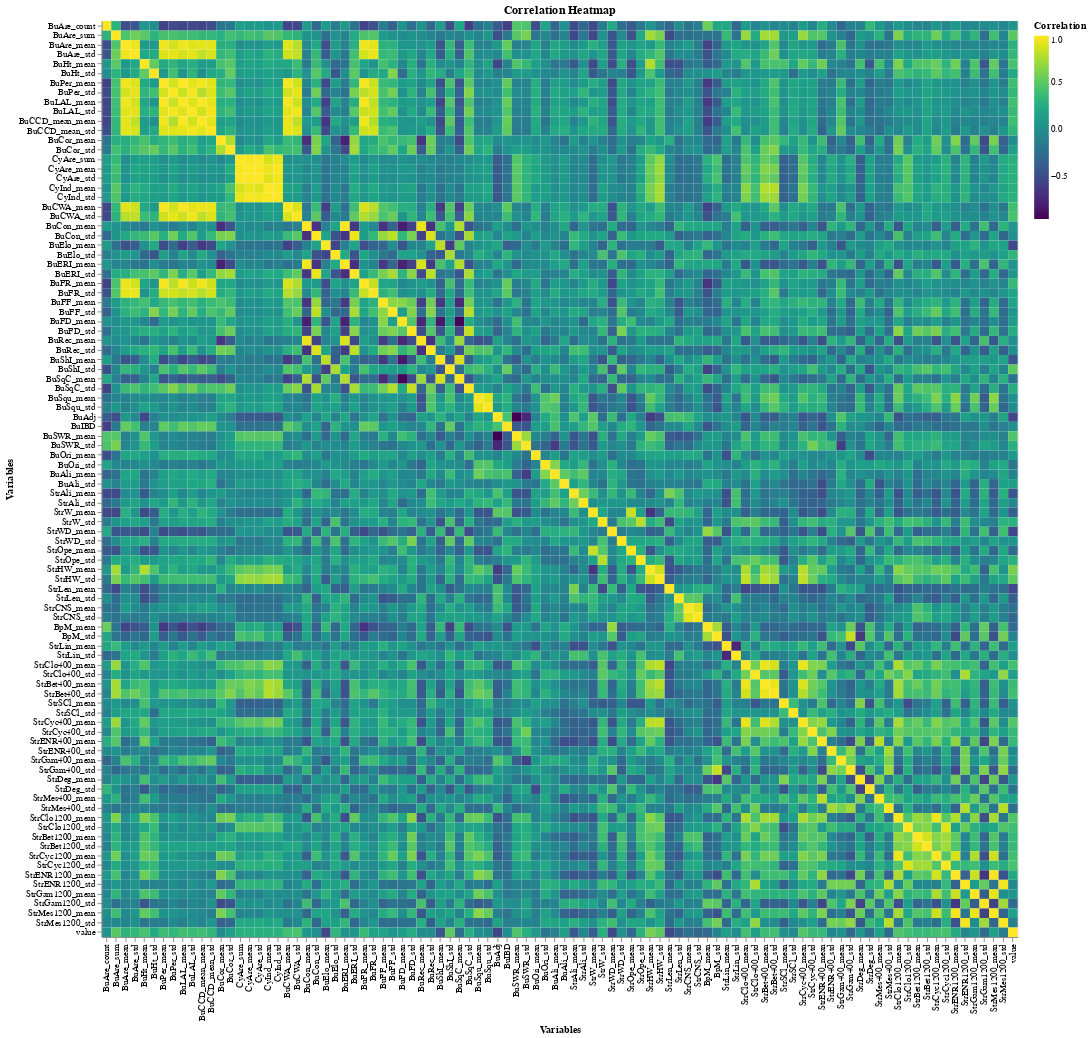

Source (notebook cell):
### Code cell
long_df = corr.reset_index().melt(id_vars='index', var_name='Variable', value_name='Correlation')

# Create the heatmap using Altair
heatmap = alt.Chart(long_df).mark_rect().encode(
    x=alt.X('index:N', title='Variables', sort=None),  # Column names
    y=alt.Y('Variable:N', title='Variables', sort=None),  # Row names
    color=alt.Color('Correlation:Q', scale=alt.Scale(scheme='viridis'), title='Correlation'),
    tooltip=['index', 'Variable', 'Correlation']  # Tooltips for interactivity
).properties(
    width=1000,
    height=1000,
    title='Correlation Heatmap'
).interactive()

# Display the heatmap
heatmap.show()

### Figure 1 — Vega specification as saved in the notebook (floating-point values rounded to 4 significant figures; data arrays with more than 128 entries replaced by an {"elided": "..."} marker saying what was removed)
{"$schema": "https://vega.github.io/schema/vega/v5.json", "data": [{"name": "param_1_store"}, {"name": "source_0", "values": {"elided": "9216 records"}}, {"name": "source_0_x_domain_index", "values": [{"index": "BuAre_count"}, {"index": "BuAre_sum"}, {"index": "BuAre_mean"}, {"index": "BuAre_std"}, {"index": "BuHt_mean"}, {"index": "BuHt_std"}, {"index": "BuPer_mean"}, {"index": "BuPer_std"}, {"index": "BuLAL_mean"}, {"index": "BuLAL_std"}, {"index": "BuCCD_mean_mean"}, {"index": "BuCCD_mean_std"}, {"index": "BuCor_mean"}, {"index": "BuCor_std"}, {"index": "CyAre_sum"}, {"index": "CyAre_mean"}, {"index": "CyAre_std"}, {"index": "CyInd_mean"}, {"index": "CyInd_std"}, {"index": "BuCWA_mean"}, {"index": "BuCWA_std"}, {"index": "BuCon_mean"}, {"index": "BuCon_std"}, {"index": "BuElo_mean"}, {"index": "BuElo_std"}, {"index": "BuERI_mean"}, {"index": "BuERI_std"}, {"index": "BuFR_mean"}, {"index": "BuFR_std"}, {"index": "BuFF_mean"}, {"index": "BuFF_std"}, {"index": "BuFD_mean"}, {"index": "BuFD_std"}, {"index": "BuRec_mean"}, {"index": "BuRec_std"}, {"index": "BuShI_mean"}, {"index": "BuShI_std"}, {"index": "BuSqC_mean"}, {"index": "BuSqC_std"}, {"index": "BuSqu_mean"}, {"index": "BuSqu_std"}, {"index": "BuAdj"}, {"index": "BuIBD"}, {"index": "BuSWR_mean"}, {"index": "BuSWR_std"}, {"index": "BuOri_mean"}, {"index": "BuOri_std"}, {"index": "BuAli_mean"}, {"index": "BuAli_std"}, {"index": "StrAli_mean"}, {"index": "StrAli_std"}, {"index": "StrW_mean"}, {"index": "StrW_std"}, {"index": "StrWD_mean"}, {"index": "StrWD_std"}, {"index": "StrOpe_mean"}, {"index": "StrOpe_std"}, {"index": "StrHW_mean"}, {"index": "StrHW_std"}, {"index": "StrLen_mean"}, {"index": "StrLen_std"}, {"index": "StrCNS_mean"}, {"index": "StrCNS_std"}, {"index": "BpM_mean"}, {"index": "BpM_std"}, {"index": "StrLin_mean"}, {"index": "StrLin_std"}, {"index": "StrClo400_mean"}, {"index": "StrClo400_std"}, {"index": "StrBet400_mean"}, {"index": "StrBet400_std"}, {"index": "StrSCl_mean"}, {"index": "StrSCl_std"}, {"index": "StrCyc400_mean"}, {"index": "StrCyc400_std"}, {"index": "StrENR400_mean"}, {"index": "StrENR400_std"}, {"index": "StrGam400_mean"}, {"index": "StrGam400_std"}, {"index": "StrDeg_mean"}, {"index": "StrDeg_std"}, {"index": "StrMes400_mean"}, {"index": "StrMes400_std"}, {"index": "StrClo1200_mean"}, {"index": "StrClo1200_std"}, {"index": "StrBet1200_mean"}, {"index": "StrBet1200_std"}, {"index": "StrCyc1200_mean"}, {"index": "StrCyc1200_std"}, {"index": "StrENR1200_mean"}, {"index": "StrENR1200_std"}, {"index": "StrGam1200_mean"}, {"index": "StrGam1200_std"}, {"index": "StrMes1200_mean"}, {"index": "StrMes1200_std"}, {"index": "value"}]}, {"name": "source_0_y_domain_Variable", "values": [{"Variable": "BuAre_count"}, {"Variable": "BuAre_sum"}, {"Variable": "BuAre_mean"}, {"Variable": "BuAre_std"}, {"Variable": "BuHt_mean"}, {"Variable": "BuHt_std"}, {"Variable": "BuPer_mean"}, {"Variable": "BuPer_std"}, {"Variable": "BuLAL_mean"}, {"Variable": "BuLAL_std"}, {"Variable": "BuCCD_mean_mean"}, {"Variable": "BuCCD_mean_std"}, {"Variable": "BuCor_mean"}, {"Variable": "BuCor_std"}, {"Variable": "CyAre_sum"}, {"Variable": "CyAre_mean"}, {"Variable": "CyAre_std"}, {"Variable": "CyInd_mean"}, {"Variable": "CyInd_std"}, {"Variable": "BuCWA_mean"}, {"Variable": "BuCWA_std"}, {"Variable": "BuCon_mean"}, {"Variable": "BuCon_std"}, {"Variable": "BuElo_mean"}, {"Variable": "BuElo_std"}, {"Variable": "BuERI_mean"}, {"Variable": "BuERI_std"}, {"Variable": "BuFR_mean"}, {"Variable": "BuFR_std"}, {"Variable": "BuFF_mean"}, {"Variable": "BuFF_std"}, {"Variable": "BuFD_mean"}, {"Variable": "BuFD_std"}, {"Variable": "BuRec_mean"}, {"Variable": "BuRec_std"}, {"Variable": "BuShI_mean"}, {"Variable": "BuShI_std"}, {"Variable": "BuSqC_mean"}, {"Variable": "BuSqC_std"}, {"Variable": "BuSqu_mean"}, {"Variable": "BuSqu_std"}, {"Variable": "BuAdj"}, {"Variable": "BuIBD"}, {"Variable": "BuSWR_mean"}, {"Variable": "BuSWR_std"}, {"Variable": "BuOri_mean"}, {"Variable": "BuOri_std"}, {"Variable": "BuAli_mean"}, {"Variable": "BuAli_std"}, {"Variable": "StrAli_mean"}, {"Variable": "StrAli_std"}, {"Variable": "StrW_mean"}, {"Variable": "StrW_std"}, {"Variable": "StrWD_mean"}, {"Variable": "StrWD_std"}, {"Variable": "StrOpe_mean"}, {"Variable": "StrOpe_std"}, {"Variable": "StrHW_mean"}, {"Variable": "StrHW_std"}, {"Variable": "StrLen_mean"}, {"Variable": "StrLen_std"}, {"Variable": "StrCNS_mean"}, {"Variable": "StrCNS_std"}, {"Variable": "BpM_mean"}, {"Variable": "BpM_std"}, {"Variable": "StrLin_mean"}, {"Variable": "StrLin_std"}, {"Variable": "StrClo400_mean"}, {"Variable": "StrClo400_std"}, {"Variable": "StrBet400_mean"}, {"Variable": "StrBet400_std"}, {"Variable": "StrSCl_mean"}, {"Variable": "StrSCl_std"}, {"Variable": "StrCyc400_mean"}, {"Variable": "StrCyc400_std"}, {"Variable": "StrENR400_mean"}, {"Variable": "StrENR400_std"}, {"Variable": "StrGam400_mean"}, {"Variable": "StrGam400_std"}, {"Variable": "StrDeg_mean"}, {"Variable": "StrDeg_std"}, {"Variable": "StrMes400_mean"}, {"Variable": "StrMes400_std"}, {"Variable": "StrClo1200_mean"}, {"Variable": "StrClo1200_std"}, {"Variable": "StrBet1200_mean"}, {"Variable": "StrBet1200_std"}, {"Variable": "StrCyc1200_mean"}, {"Variable": "StrCyc1200_std"}, {"Variable": "StrENR1200_mean"}, {"Variable": "StrENR1200_std"}, {"Variable": "StrGam1200_mean"}, {"Variable": "StrGam1200_std"}, {"Variable": "StrMes1200_mean"}, {"Variable": "StrMes1200_std"}, {"Variable": "value"}]}, {"name": "source_0_color_domain_Correlation", "values": [{"min": -0.9492, "max": 1.0}]}], "signals": [{"name": "unit", "value": {}, "on": [{"events": "pointermove", "update": "isTuple(group()) ? group() : unit"}]}, {"name": "param_1", "update": "vlSelectionResolve(\"param_1_store\", \"union\")"}, {"name": "param_1_index", "on": [{"events": [{"source": "view", "type": "dblclick"}], "update": "null"}, {"events": {"signal": "param_1_translate_delta"}, "update": "panLinear(param_1_translate_anchor.extent_x, -param_1_translate_delta.x / width)"}, {"events": {"signal": "param_1_zoom_delta"}, "update": "zoomLinear(domain(\"x\"), param_1_zoom_anchor.x, param_1_zoom_delta)"}]}, {"name": "param_1_Variable", "on": [{"events": [{"source": "view", "type": "dblclick"}], "update": "null"}, {"events": {"signal": "param_1_translate_delta"}, "update": "panLinear(param_1_translate_anchor.extent_y, param_1_translate_delta.y / height)"}, {"events": {"signal": "param_1_zoom_delta"}, "update": "zoomLinear(domain(\"y\"), param_1_zoom_anchor.y, param_1_zoom_delta)"}]}, {"name": "param_1_tuple", "on": [{"events": [{"signal": "param_1_index || param_1_Variable"}], "update": "param_1_index && param_1_Variable ? {unit: \"\", fields: param_1_tuple_fields, values: [param_1_index,param_1_Variable]} : null"}]}, {"name": "param_1_tuple_fields", "value": [{"field": "index", "channel": "x", "type": "E"}, {"field": "Variable", "channel": "y", "type": "E"}]}, {"name": "param_1_translate_anchor", "value": {}, "on": [{"events": [{"source": "scope", "type": "pointerdown"}], "update": "{x: x(unit), y: y(unit), extent_x: domain(\"x\"), extent_y: domain(\"y\")}"}]}, {"name": "param_1_translate_delta", "value": {}, "on": [{"events": [{"source": "window", "between": [{"source": "scope", "type": "pointerdown"}, {"source": "window", "type": "pointerup"}], "type": "pointermove", "consume": true}], "update": "{x: param_1_translate_anchor.x - x(unit), y: param_1_translate_anchor.y - y(unit)}"}]}, {"name": "param_1_zoom_anchor", "on": [{"events": [{"source": "scope", "consume": true, "type": "wheel"}], "update": "{x: invert(\"x\", x(unit)), y: invert(\"y\", y(unit))}"}]}, {"name": "param_1_zoom_delta", "on": [{"events": [{"source": "scope", "consume": true, "type": "wheel"}], "update": "pow(1.001, event.deltaY * pow(16, event.deltaMode))", "force": true}]}, {"name": "param_1_modify", "on": [{"events": {"signal": "param_1_tuple"}, "update": "modify(\"param_1_store\", param_1_tuple, true)"}]}], "marks": [{"type": "rect", "name": "marks", "from": {"data": "source_0"}, "encode": {"update": {"width": {"signal": "max(0.25, bandwidth('x'))"}, "y": {"field": "Variable", "scale": "y"}, "height": {"signal": "max(0.25, bandwidth('y'))"}, "tooltip": {"signal": "{\"index\": isValid(datum[\"index\"]) ? datum[\"index\"] : \"\"+datum[\"index\"], \"Variable\": isValid(datum[\"Variable\"]) ? datum[\"Variable\"] : \"\"+datum[\"Variable\"], \"Correlation\": format(datum[\"Correlation\"], \"\")}"}, "fill": {"field": "Correlation", "scale": "color"}, "x": {"field": "index", "scale": "x"}}}, "style": ["rect"], "interactive": true}], "scales": [{"name": "x", "type": "band", "domain": {"data": "source_0_x_domain_index", "field": "index"}, "range": [0, {"signal": "width"}], "paddingInner": 0, "paddingOuter": 0}, {"name": "y", "type": "band", "domain": {"data": "source_0_y_domain_Variable", "field": "Variable"}, "range": [0, {"signal": "height"}], "paddingInner": 0, "paddingOuter": 0}, {"name": "color", "type": "linear", "domain": [{"signal": "(data(\"source_0_color_domain_Correlation\")[0] || {}).min"}, {"signal": "(data(\"source_0_color_domain_Correlation\")[0] || {}).max"}], "range": {"scheme": "viridis"}, "zero": false, "interpolate": "hcl"}], "axes": [{"scale": "x", "labelAngle": 270, "labelBaseline": "middle", "title": "Variables", "orient": "bottom", "zindex": 1, "grid": false, "labelAlign": "right"}, {"scale": "y", "orient": "left", "title": "Variables", "grid": false, "zindex": 1}], "title": {"text": "Correlation Heatmap", "frame": "group"}, "height": 1000, "width": 1000, "padding": 5, "style": "cell", "background": "white", "legends": [{"title": "Correlation", "fill": "color", "gradientLength": {"signal": "clamp(height, 64, 200)"}}]}
